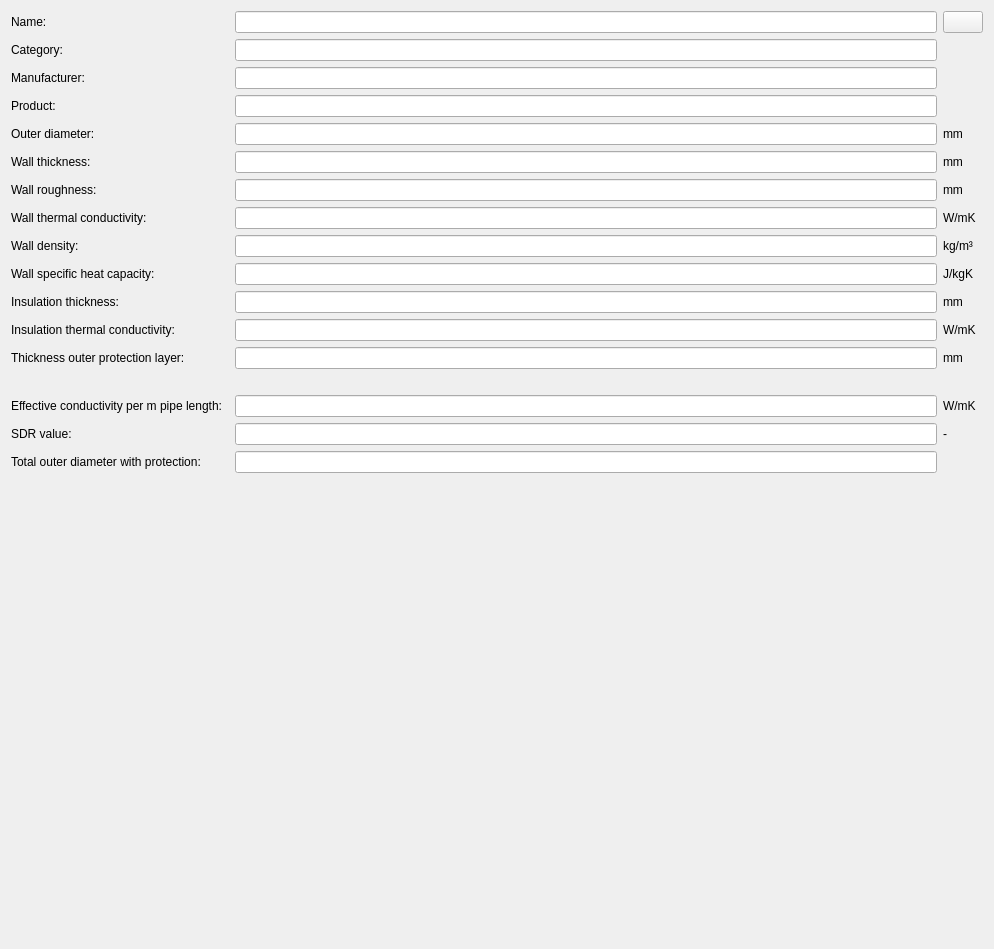
<?xml version="1.0" encoding="UTF-8"?>
<ui version="4.0">
 <class>SVDBPipeEditWidget</class>
 <widget class="QWidget" name="SVDBPipeEditWidget">
  <property name="geometry">
   <rect>
    <x>0</x>
    <y>0</y>
    <width>994</width>
    <height>949</height>
   </rect>
  </property>
  <property name="windowTitle">
   <string>Form</string>
  </property>
  <layout class="QGridLayout" name="gridLayout">
   <item row="8" column="2">
    <widget class="QtExt::ValidatingLineEdit" name="lineEditWallDensity"/>
   </item>
   <item row="9" column="0">
    <widget class="QLabel" name="label_17">
     <property name="text">
      <string>Wall specific heat capacity:</string>
     </property>
    </widget>
   </item>
   <item row="15" column="2">
    <widget class="QLineEdit" name="lineEditSDR">
     <property name="alignment">
      <set>Qt::AlignRight|Qt::AlignTrailing|Qt::AlignVCenter</set>
     </property>
     <property name="readOnly">
      <bool>true</bool>
     </property>
    </widget>
   </item>
   <item row="8" column="0">
    <widget class="QLabel" name="label_16">
     <property name="text">
      <string>Wall density:</string>
     </property>
    </widget>
   </item>
   <item row="2" column="2">
    <widget class="QLineEdit" name="lineEditManufacturer"/>
   </item>
   <item row="14" column="2">
    <widget class="QLineEdit" name="lineEditUValue">
     <property name="alignment">
      <set>Qt::AlignRight|Qt::AlignTrailing|Qt::AlignVCenter</set>
     </property>
     <property name="readOnly">
      <bool>true</bool>
     </property>
    </widget>
   </item>
   <item row="4" column="3">
    <widget class="QLabel" name="label_2">
     <property name="text">
      <string>mm</string>
     </property>
    </widget>
   </item>
   <item row="2" column="0">
    <widget class="QLabel" name="label_20">
     <property name="text">
      <string>Manufacturer:</string>
     </property>
    </widget>
   </item>
   <item row="8" column="3">
    <widget class="QLabel" name="label_18">
     <property name="text">
      <string>kg/m³</string>
     </property>
    </widget>
   </item>
   <item row="17" column="2">
    <spacer name="verticalSpacer">
     <property name="orientation">
      <enum>Qt::Vertical</enum>
     </property>
     <property name="sizeHint" stdset="0">
      <size>
       <width>20</width>
       <height>40</height>
      </size>
     </property>
    </spacer>
   </item>
   <item row="10" column="3">
    <widget class="QLabel" name="label_10">
     <property name="text">
      <string>mm</string>
     </property>
    </widget>
   </item>
   <item row="1" column="0">
    <widget class="QLabel" name="label_13">
     <property name="text">
      <string>Category:</string>
     </property>
    </widget>
   </item>
   <item row="6" column="2">
    <widget class="QtExt::ValidatingLineEdit" name="lineEditWallRoughness"/>
   </item>
   <item row="15" column="3">
    <widget class="QLabel" name="label_25">
     <property name="text">
      <string>-</string>
     </property>
    </widget>
   </item>
   <item row="3" column="0">
    <widget class="QLabel" name="label_21">
     <property name="text">
      <string>Product:</string>
     </property>
    </widget>
   </item>
   <item row="5" column="2">
    <widget class="QtExt::ValidatingLineEdit" name="lineEditWallThickness"/>
   </item>
   <item row="13" column="0">
    <spacer name="verticalSpacer_2">
     <property name="orientation">
      <enum>Qt::Vertical</enum>
     </property>
     <property name="sizeType">
      <enum>QSizePolicy::Fixed</enum>
     </property>
     <property name="sizeHint" stdset="0">
      <size>
       <width>20</width>
       <height>20</height>
      </size>
     </property>
    </spacer>
   </item>
   <item row="12" column="2">
    <widget class="QtExt::ValidatingLineEdit" name="lineEditThicknessOuterLayer">
     <property name="readOnly">
      <bool>false</bool>
     </property>
    </widget>
   </item>
   <item row="10" column="2">
    <widget class="QtExt::ValidatingLineEdit" name="lineEditInsulationThickness"/>
   </item>
   <item row="7" column="3">
    <widget class="QLabel" name="label_6">
     <property name="text">
      <string>W/mK</string>
     </property>
    </widget>
   </item>
   <item row="14" column="3">
    <widget class="QLabel" name="label_15">
     <property name="text">
      <string>W/mK</string>
     </property>
    </widget>
   </item>
   <item row="5" column="3">
    <widget class="QLabel" name="label_4">
     <property name="text">
      <string>mm</string>
     </property>
    </widget>
   </item>
   <item row="7" column="0">
    <widget class="QLabel" name="label_5">
     <property name="text">
      <string>Wall thermal conductivity:</string>
     </property>
    </widget>
   </item>
   <item row="9" column="3">
    <widget class="QLabel" name="label_19">
     <property name="text">
      <string>J/kgK</string>
     </property>
    </widget>
   </item>
   <item row="0" column="2">
    <widget class="QtExt::LanguageStringEditWidget1" name="lineEditName">
     <property name="minimumSize">
      <size>
       <width>200</width>
       <height>0</height>
      </size>
     </property>
    </widget>
   </item>
   <item row="9" column="2">
    <widget class="QtExt::ValidatingLineEdit" name="lineEditWallHeatCapacity"/>
   </item>
   <item row="7" column="2">
    <widget class="QtExt::ValidatingLineEdit" name="lineEditWallLambda"/>
   </item>
   <item row="11" column="3">
    <widget class="QLabel" name="label_12">
     <property name="text">
      <string>W/mK</string>
     </property>
    </widget>
   </item>
   <item row="4" column="0" colspan="2">
    <widget class="QLabel" name="label">
     <property name="text">
      <string>Outer diameter:</string>
     </property>
    </widget>
   </item>
   <item row="15" column="0">
    <widget class="QLabel" name="label_22">
     <property name="text">
      <string>SDR value:</string>
     </property>
    </widget>
   </item>
   <item row="0" column="3">
    <widget class="QtExt::ColorButton" name="pushButtonColor">
     <property name="sizePolicy">
      <sizepolicy hsizetype="Fixed" vsizetype="Fixed">
       <horstretch>0</horstretch>
       <verstretch>0</verstretch>
      </sizepolicy>
     </property>
    </widget>
   </item>
   <item row="6" column="3">
    <widget class="QLabel" name="label_8">
     <property name="text">
      <string>mm</string>
     </property>
    </widget>
   </item>
   <item row="12" column="3">
    <widget class="QLabel" name="label_24">
     <property name="text">
      <string>mm</string>
     </property>
    </widget>
   </item>
   <item row="1" column="2">
    <widget class="QtExt::LanguageStringEditWidget1" name="lineEditCategory"/>
   </item>
   <item row="5" column="0" colspan="2">
    <widget class="QLabel" name="label_3">
     <property name="text">
      <string>Wall thickness:</string>
     </property>
    </widget>
   </item>
   <item row="14" column="0">
    <widget class="QLabel" name="label_14">
     <property name="text">
      <string>Effective conductivity per m pipe length:</string>
     </property>
    </widget>
   </item>
   <item row="3" column="2">
    <widget class="QLineEdit" name="lineEditProduct"/>
   </item>
   <item row="4" column="2">
    <widget class="QtExt::ValidatingLineEdit" name="lineEditOuterDiameter"/>
   </item>
   <item row="10" column="0">
    <widget class="QLabel" name="label_9">
     <property name="text">
      <string>Insulation thickness:</string>
     </property>
    </widget>
   </item>
   <item row="11" column="2">
    <widget class="QtExt::ValidatingLineEdit" name="lineEditInsulationLambda">
     <property name="readOnly">
      <bool>false</bool>
     </property>
    </widget>
   </item>
   <item row="6" column="0">
    <widget class="QLabel" name="label_7">
     <property name="text">
      <string>Wall roughness:</string>
     </property>
    </widget>
   </item>
   <item row="11" column="0">
    <widget class="QLabel" name="label_11">
     <property name="text">
      <string>Insulation thermal conductivity:</string>
     </property>
    </widget>
   </item>
   <item row="12" column="0">
    <widget class="QLabel" name="label_23">
     <property name="text">
      <string>Thickness outer protection layer:</string>
     </property>
    </widget>
   </item>
   <item row="0" column="0">
    <widget class="QLabel" name="labelDisplayName">
     <property name="minimumSize">
      <size>
       <width>60</width>
       <height>0</height>
      </size>
     </property>
     <property name="text">
      <string>Name:</string>
     </property>
    </widget>
   </item>
   <item row="16" column="0">
    <widget class="QLabel" name="label_26">
     <property name="text">
      <string>Total outer diameter with protection:</string>
     </property>
    </widget>
   </item>
   <item row="16" column="2">
    <widget class="QLineEdit" name="lineEditTotalOuterDiameter">
     <property name="alignment">
      <set>Qt::AlignRight|Qt::AlignTrailing|Qt::AlignVCenter</set>
     </property>
     <property name="readOnly">
      <bool>true</bool>
     </property>
    </widget>
   </item>
  </layout>
 </widget>
 <customwidgets>
  <customwidget>
   <class>QtExt::ValidatingLineEdit</class>
   <extends>QLineEdit</extends>
   <header location="global">QtExt_ValidatingLineEdit.h</header>
  </customwidget>
  <customwidget>
   <class>QtExt::ColorButton</class>
   <extends>QPushButton</extends>
   <header location="global">QtExt_ColorButton.h</header>
  </customwidget>
  <customwidget>
   <class>QtExt::LanguageStringEditWidget1</class>
   <extends>QLineEdit</extends>
   <header location="global">QtExt_LanguageStringEditWidget1.h</header>
   <container>1</container>
  </customwidget>
 </customwidgets>
 <tabstops>
  <tabstop>lineEditName</tabstop>
  <tabstop>lineEditCategory</tabstop>
  <tabstop>lineEditOuterDiameter</tabstop>
  <tabstop>lineEditWallThickness</tabstop>
  <tabstop>lineEditWallRoughness</tabstop>
  <tabstop>lineEditWallLambda</tabstop>
  <tabstop>lineEditWallDensity</tabstop>
  <tabstop>lineEditWallHeatCapacity</tabstop>
  <tabstop>lineEditInsulationThickness</tabstop>
  <tabstop>lineEditInsulationLambda</tabstop>
  <tabstop>lineEditUValue</tabstop>
  <tabstop>pushButtonColor</tabstop>
 </tabstops>
 <resources/>
 <connections/>
</ui>
